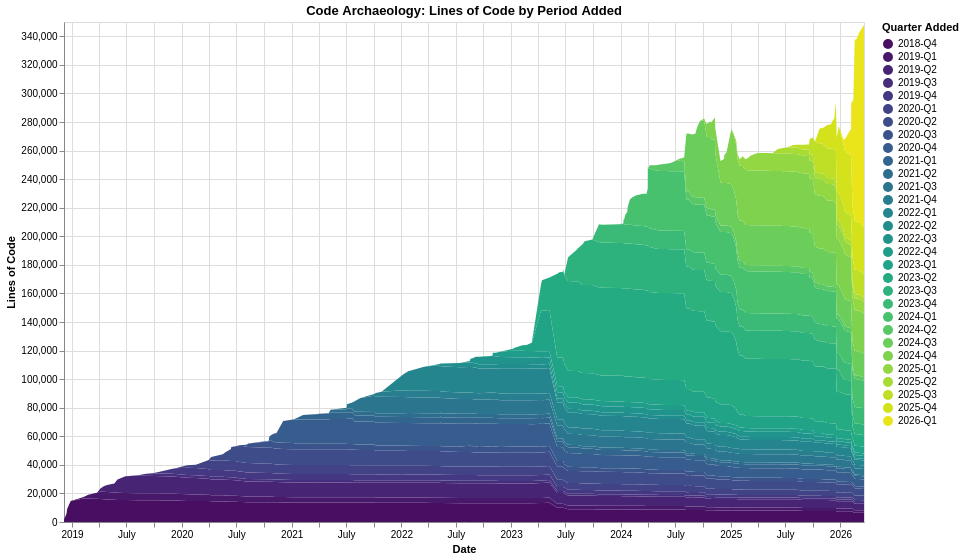

Write the Vega-Lite specification saved for this chart.
### Vega-Lite specification from a JSON file in a GitHub repository (floating-point values rounded to 4 significant figures; data arrays with more than 128 entries replaced by an {"elided": "..."} marker saying what was removed)
{"$schema": "https://vega.github.io/schema/vega-lite/v6.1.0.json", "config": {"view": {"continuousHeight": 300, "continuousWidth": 300}}, "data": {"name": "data-ffe2cce5a143f4198967c034bbcd4059"}, "datasets": {"data-ffe2cce5a143f4198967c034bbcd4059": {"elided": "3761 records"}}, "encoding": {"color": {"field": "period", "scale": {"scheme": "viridis"}, "title": "Quarter Added", "type": "ordinal"}, "order": {"field": "period", "sort": "ascending", "type": "ordinal"}, "tooltip": [{"field": "commit_date", "type": "temporal"}, {"field": "period", "type": "ordinal"}, {"field": "line_count", "type": "quantitative"}], "x": {"field": "commit_date", "title": "Date", "type": "temporal"}, "y": {"field": "line_count", "title": "Lines of Code", "type": "quantitative"}}, "height": 500, "mark": {"type": "area"}, "title": "Code Archaeology: Lines of Code by Period Added", "width": 800}
